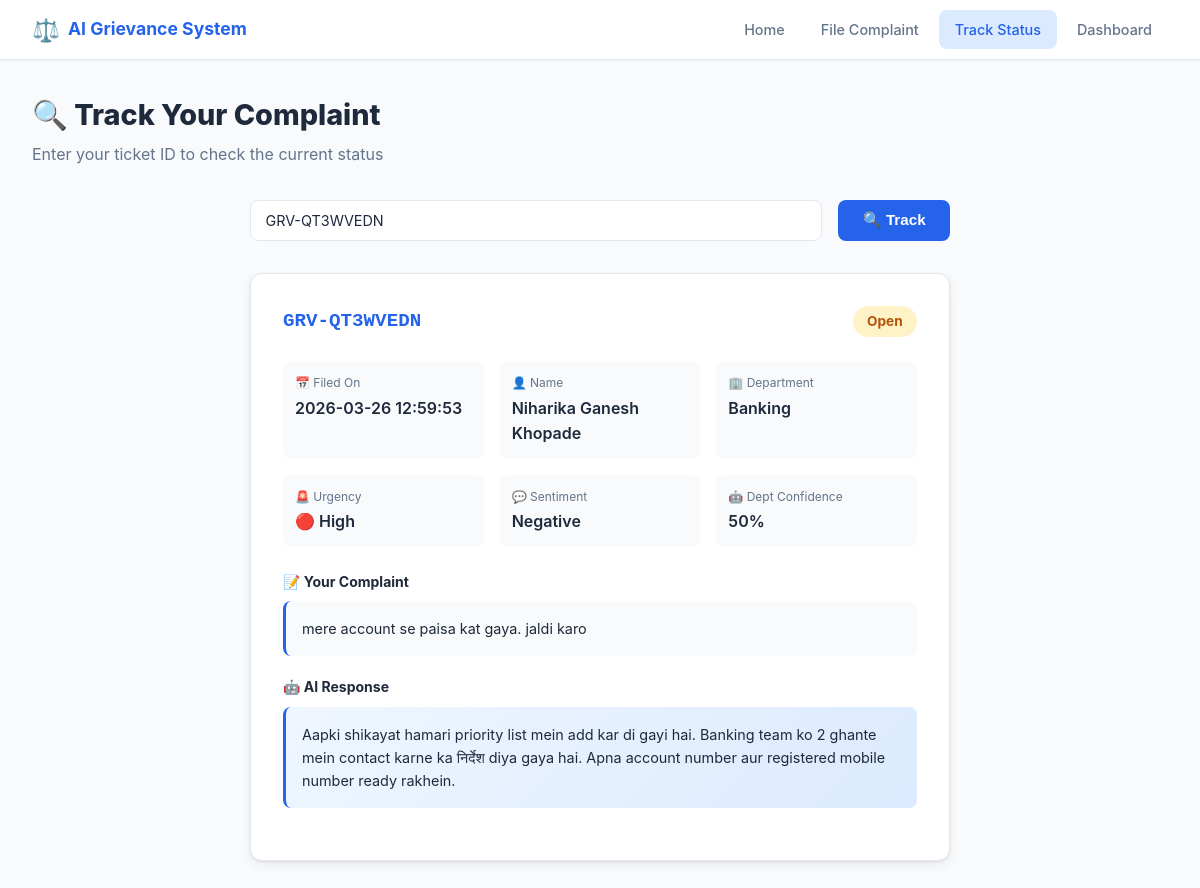
Screenshot of /track?id=GRV-QT3WVEDN with the database file from the repository.
### tables this page shows
CREATE TABLE grievances (
            id INTEGER PRIMARY KEY AUTOINCREMENT,
            ticket_id TEXT UNIQUE,
            name TEXT,
            email TEXT,
            phone TEXT,
            raw_text TEXT,
            department TEXT,
            dept_confidence INTEGER,
            sentiment TEXT,
            urgency TEXT,
            is_abusive INTEGER,
            auto_response TEXT,
            status TEXT DEFAULT 'Open',
            created_at TEXT
        );

### app.py (the view)
@app.route("/track")
def track():
    ticket_id = request.args.get("id", "")
    grievance = None
    if ticket_id:
        grievance = get_grievance_by_ticket(ticket_id)
    return render_template("track.html", grievance=grievance, ticket_id=ticket_id)

### app.py (called while the page is built)
def get_grievance_by_ticket(ticket_id: str):
    conn = sqlite3.connect(DB_PATH)
    conn.row_factory = sqlite3.Row
    c = conn.cursor()
    c.execute("SELECT * FROM grievances WHERE ticket_id = ?", (ticket_id,))
    row = c.fetchone()
    conn.close()
    return dict(row) if row else None

### templates/track.html (shortened to what this page needs)
<!DOCTYPE html>
<html lang="en">
<head>
<link rel="stylesheet" href="{{ url_for('static', filename='css/style.css') }}">
</head>
<body>
<nav class="navbar">
  <div class="nav-brand">
    <a href="/" style="text-decoration:none;color:inherit;display:flex;align-items:center;gap:0.5rem">
      <span class="nav-logo">⚖️</span><span>AI Grievance System</span>
    </a>
  </div>
  <div class="nav-links">
    <a href="/">Home</a>
    <a href="/submit">File Complaint</a>
    <a href="/track" class="active">Track Status</a>
    <a href="/dashboard">Dashboard</a>
  </div>
</nav>
<div class="page-container">
  <div class="page-header">
    <h1>🔍 Track Your Complaint</h1>
    <p>Enter your ticket ID to check the current status</p>
  </div>
  <div class="track-container">
    <div class="track-search">
      <input type="text" id="ticket-input" placeholder="Enter Ticket ID (e.g. GRV-AB12CD34)"
             class="form-input" value="{{ ticket_id }}"
             onkeydown="if(event.key==='Enter') searchTicket()">
      <button class="btn btn-primary" onclick="searchTicket()">🔍 Track</button>
    </div>
    {% if grievance %}
    <div class="track-result">
      <div class="tr-header">
        <div class="tr-ticket">{{ grievance.ticket_id }}</div>
        <div class="tr-status status-{{ grievance.status.lower().replace(' ', '-') }}">{{ grievance.status }}</div>
      </div>
      <div class="tr-grid">
        <div class="tr-item">
          <div class="tri-label">📅 Filed On</div>
          <div class="tri-value">{{ grievance.created_at }}</div>
        </div>
        <div class="tr-item">
          <div class="tri-label">👤 Name</div>
          <div class="tri-value">{{ grievance.name }}</div>
        </div>
        <div class="tr-item">
          <div class="tri-label">🏢 Department</div>
          <div class="tri-value">{{ grievance.department }}</div>
        </div>
        <div class="tr-item">
          <div class="tri-label">🚨 Urgency</div>
          <div class="tri-value urgency-{{ grievance.urgency }}">
            {% if grievance.urgency == 'high' %}🔴{% elif grievance.urgency == 'medium' %}🟡{% else %}🟢{% endif %}
            {{ grievance.urgency | title }}
          </div>
        </div>
        <div class="tr-item">
          <div class="tri-label">💬 Sentiment</div>
          <div class="tri-value">{{ grievance.sentiment | title }}</div>
        </div>
        <div class="tr-item">
          <div class="tri-label">🤖 Dept Confidence</div>
          <div class="tri-value">{{ grievance.dept_confidence }}%</div>
        </div>
      </div>
      <div class="tr-complaint">
        <div class="trc-label">📝 Your Complaint</div>
        <div class="trc-text">{{ grievance.raw_text }}</div>
      </div>
      <div class="tr-response">
        <div class="trr-label">🤖 AI Response</div>
        <div class="trr-text">{{ grievance.auto_response }}</div>
      </div>
    </div>
    {% endif %}
  </div>
</div>
</body>
</html>

### static/css/style.css (style rules this page uses)
:root { --primary: #2563eb; --primary-dark: #1d4ed8; --primary-light: #dbeafe; --accent: #f59e0b; --danger: #ef4444; --success: #22c55e; --warning: #f59e0b; --bg: #f8fafc; --surface: #ffffff; --border: #e2e8f0; --text: #1e293b; --text-muted: #64748b; --radius: 12px; --shadow: 0 1px 3px rgba(0,0,0,0.08), 0 4px 12px rgba(0,0,0,0.06); --shadow-lg: 0 10px 40px rgba(0,0,0,0.12); }
* { box-sizing: border-box; margin: 0; padding: 0; }
body { font-family: -apple-system, BlinkMacSystemFont, 'Segoe UI', Roboto, sans-serif; background: var(--bg); color: var(--text); line-height: 1.6; }
.navbar { background: var(--surface); border-bottom: 1px solid var(--border); padding: 0 2rem; display: flex; align-items: center; justify-content: space-between; height: 60px; position: sticky; top: 0; z-index: 100; box-shadow: 0 1px 3px rgba(0,0,0,0.05); }
.nav-brand { display: flex; align-items: center; gap: 0.5rem; font-weight: 700; font-size: 1.1rem; color: var(--primary); }
.nav-logo { font-size: 1.4rem; }
.nav-links { display: flex; gap: 0.25rem; }
.nav-links a { text-decoration: none; color: var(--text-muted); padding: 0.5rem 1rem; border-radius: 8px; font-size: 0.9rem; font-weight: 500; transition: all 0.15s; }
.nav-links a:hover, .nav-links a.active { background: var(--primary-light); color: var(--primary); }
.btn { display: inline-flex; align-items: center; gap: 0.4rem; padding: 0.6rem 1.4rem; border-radius: 8px; font-weight: 600; font-size: 0.95rem; cursor: pointer; border: 2px solid transparent; text-decoration: none; transition: all 0.15s; }
.btn-primary { background: var(--primary); color: white; }
.page-container { max-width: 1200px; margin: 0 auto; padding: 2rem; }
.page-header { margin-bottom: 2rem; }
.page-header h1 { font-size: 1.8rem; font-weight: 800; margin-bottom: 0.25rem; }
.page-header p { color: var(--text-muted); }
.form-input { width: 100%; padding: 0.6rem 0.9rem; border: 1.5px solid var(--border); border-radius: 8px; font-size: 0.9rem; font-family: inherit; background: var(--surface); color: var(--text); transition: border-color 0.15s; }
.track-container { max-width: 700px; margin: 0 auto; }
.track-search { display: flex; gap: 1rem; margin-bottom: 2rem; }
.track-search .form-input { flex: 1; }
.track-result { background: var(--surface); border: 1px solid var(--border); border-radius: var(--radius); padding: 2rem; box-shadow: var(--shadow); }
.tr-header { display: flex; justify-content: space-between; align-items: center; margin-bottom: 1.5rem; }
.tr-ticket { font-family: monospace; font-size: 1.2rem; font-weight: 700; color: var(--primary); }
.tr-status { padding: 0.3rem 0.9rem; border-radius: 20px; font-size: 0.85rem; font-weight: 700; }
.status-open { background: #fef3c7; color: #b45309; }
.tr-grid { display: grid; grid-template-columns: repeat(3, 1fr); gap: 1rem; margin-bottom: 1.5rem; }
.tr-item { background: var(--bg); border-radius: 8px; padding: 0.75rem; }
.tri-label { font-size: 0.75rem; color: var(--text-muted); margin-bottom: 0.2rem; }
.tri-value { font-weight: 600; }
.tr-complaint, .tr-response { margin-bottom: 1.25rem; }
.trc-label, .trr-label { font-weight: 700; font-size: 0.875rem; margin-bottom: 0.5rem; }
.trc-text { background: var(--bg); border-radius: 8px; padding: 1rem; font-size: 0.9rem; border-left: 3px solid var(--primary); }
.trr-text { background: linear-gradient(135deg, #eff6ff, #dbeafe); border-radius: 8px; padding: 1rem; font-size: 0.9rem; border-left: 3px solid var(--primary); }

### rows the page displays
grievances: ticket_id "GRV-QT3WVEDN", status "Open", created_at "2026-03-26 12:59:53", name "Niharika Ganesh Khopade", department "Banking", urgency "High", sentiment "Negative", dept_confidence "50", raw_text "mere account se paisa kat gaya. jaldi karo", auto_response "Aapki shikayat hamari priority list mein add kar di gayi hai. Banking team ko 2 ghante mein contact karne ka निर्देश diya gaya hai. Apna account number aur registered mobile number ready rakhein."
